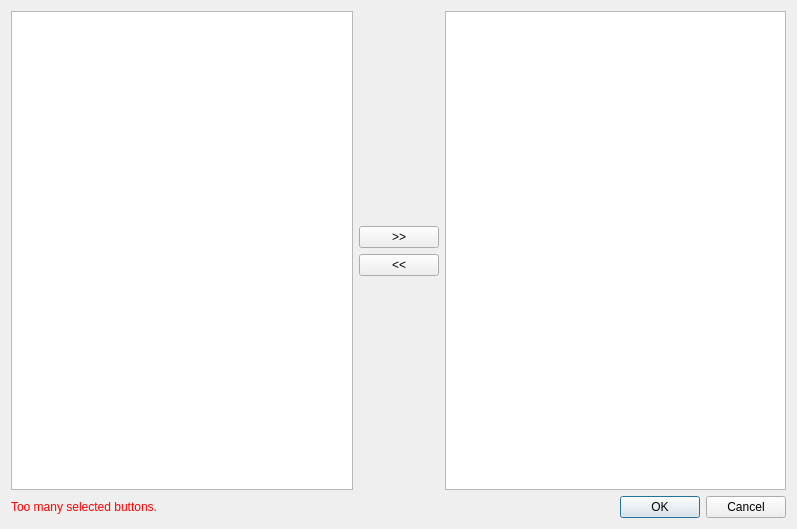
<?xml version="1.0" encoding="UTF-8"?>
<ui version="4.0">
 <class>PCNToolbarCustomizer</class>
 <widget class="QDialog" name="PCNToolbarCustomizer">
  <property name="geometry">
   <rect>
    <x>0</x>
    <y>0</y>
    <width>797</width>
    <height>529</height>
   </rect>
  </property>
  <property name="windowTitle">
   <string>Dialog</string>
  </property>
  <layout class="QVBoxLayout" name="verticalLayout_2">
   <item>
    <layout class="QHBoxLayout" name="horizontalLayout">
     <item>
      <widget class="QListWidget" name="lwgAvailable">
       <property name="editTriggers">
        <set>QAbstractItemView::NoEditTriggers</set>
       </property>
       <property name="showDropIndicator" stdset="0">
        <bool>false</bool>
       </property>
       <property name="selectionMode">
        <enum>QAbstractItemView::MultiSelection</enum>
       </property>
       <property name="iconSize">
        <size>
         <width>24</width>
         <height>24</height>
        </size>
       </property>
      </widget>
     </item>
     <item>
      <layout class="QVBoxLayout" name="verticalLayout">
       <item>
        <spacer name="verticalSpacer">
         <property name="orientation">
          <enum>Qt::Vertical</enum>
         </property>
         <property name="sizeHint" stdset="0">
          <size>
           <width>20</width>
           <height>40</height>
          </size>
         </property>
        </spacer>
       </item>
       <item>
        <widget class="QPushButton" name="pbtAdd">
         <property name="text">
          <string>&gt;&gt;</string>
         </property>
        </widget>
       </item>
       <item>
        <widget class="QPushButton" name="pbtSub">
         <property name="text">
          <string>&lt;&lt;</string>
         </property>
        </widget>
       </item>
       <item>
        <spacer name="verticalSpacer_2">
         <property name="orientation">
          <enum>Qt::Vertical</enum>
         </property>
         <property name="sizeHint" stdset="0">
          <size>
           <width>20</width>
           <height>40</height>
          </size>
         </property>
        </spacer>
       </item>
      </layout>
     </item>
     <item>
      <widget class="QListWidget" name="lwgSelected">
       <property name="editTriggers">
        <set>QAbstractItemView::NoEditTriggers</set>
       </property>
       <property name="showDropIndicator" stdset="0">
        <bool>false</bool>
       </property>
       <property name="selectionMode">
        <enum>QAbstractItemView::MultiSelection</enum>
       </property>
       <property name="iconSize">
        <size>
         <width>24</width>
         <height>24</height>
        </size>
       </property>
      </widget>
     </item>
    </layout>
   </item>
   <item>
    <layout class="QHBoxLayout" name="horizontalLayout_2">
     <item>
      <widget class="QLabel" name="labTooManySelected">
       <property name="styleSheet">
        <string notr="true">color: red</string>
       </property>
       <property name="text">
        <string>Too many selected buttons.</string>
       </property>
      </widget>
     </item>
     <item>
      <spacer name="horizontalSpacer">
       <property name="orientation">
        <enum>Qt::Horizontal</enum>
       </property>
       <property name="sizeHint" stdset="0">
        <size>
         <width>40</width>
         <height>20</height>
        </size>
       </property>
      </spacer>
     </item>
     <item>
      <widget class="QDialogButtonBox" name="pbbBox">
       <property name="standardButtons">
        <set>QDialogButtonBox::Cancel|QDialogButtonBox::Ok</set>
       </property>
      </widget>
     </item>
    </layout>
   </item>
  </layout>
 </widget>
 <resources/>
 <connections/>
</ui>
